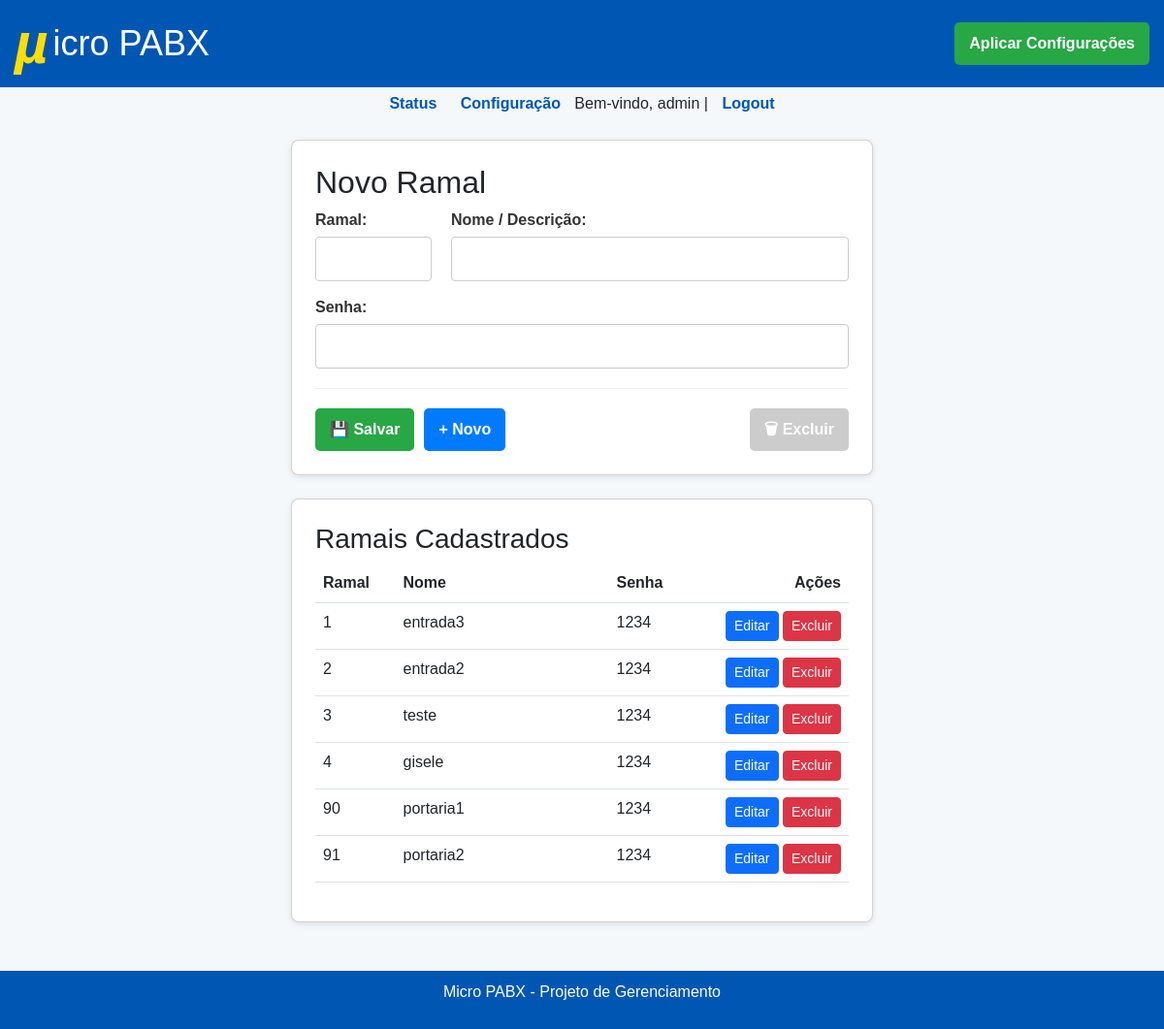
The page /config/ramal (signed in) on the database as committed earlier.
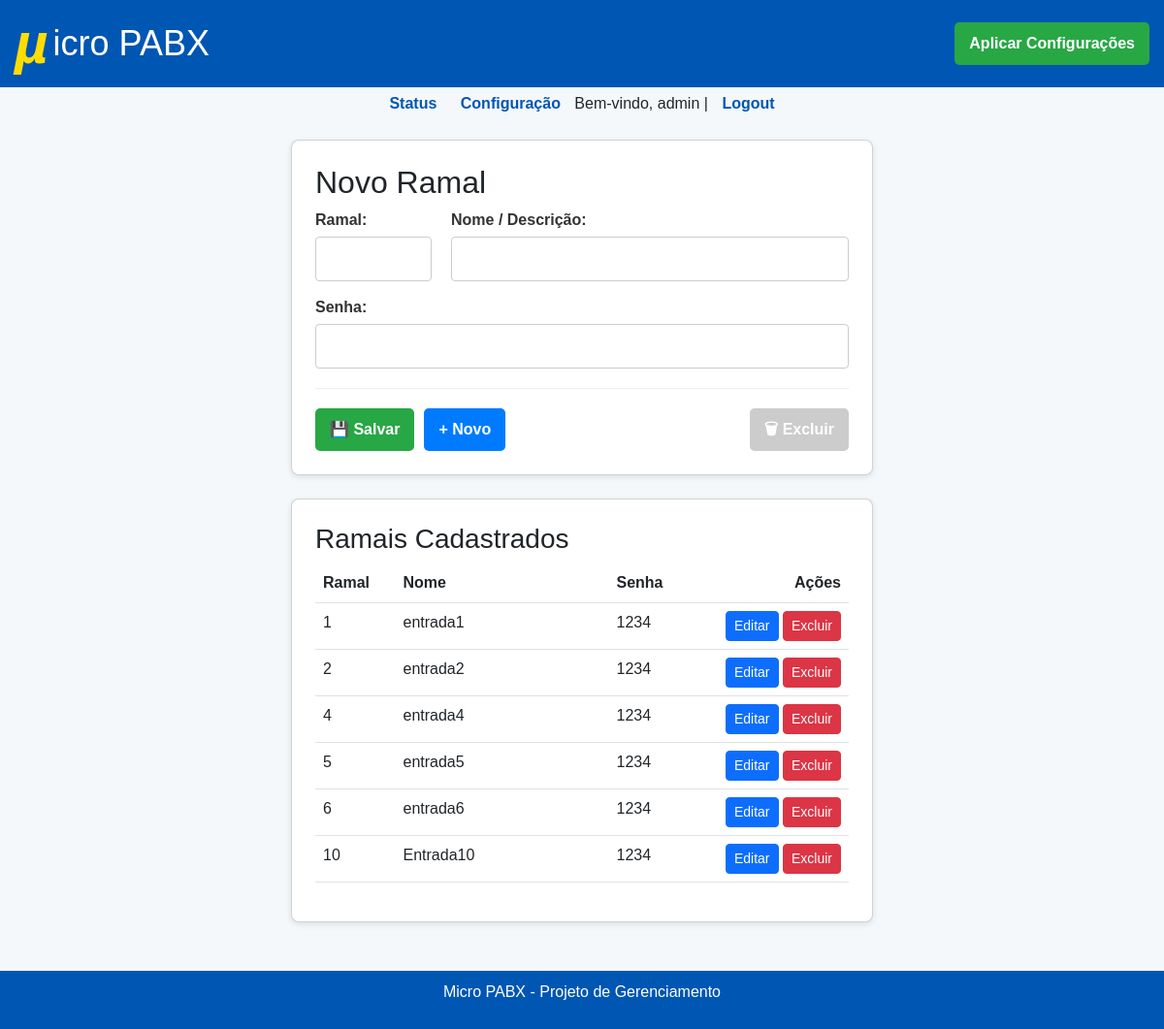
The same page on the database as committed later.
### tables this page shows
CREATE TABLE ramais (
                    id INTEGER PRIMARY KEY AUTOINCREMENT,
                    ramal INTEGER UNIQUE NOT NULL,
                    nome TEXT NOT NULL,
                    senha TEXT NOT NULL,
                    contexto TEXT DEFAULT 'interno'
                );

### blueprints/pabx.py (the view, shortened to what this page needs)
@pabx_bp.route("/ramal", methods=["GET", "POST"])
@login_required
def cadastro_ramal():
    ramais = get_ramais()
    return render_template("config_ramais.html", ramais=ramais)

### auth.py (called while the page is built)
def login_required(f):
    @wraps(f)
    def decorated_function(*args, **kwargs):
        if not session.get("user"):
            flash("Você precisa estar logado para acessar esta página.", "warning")
            return redirect(url_for("auth.login")) # Rota de login agora está no blueprint 'auth'
        return f(*args, **kwargs)
    return decorated_function

### database.py (called while the page is built)
def get_db():
    conn = sqlite3.connect(DB_PATH)
    conn.row_factory = sqlite3.Row
    return conn

def get_ramais():
    conn = get_db()
    ramais_raw = conn.execute("SELECT id, ramal, nome, senha, contexto FROM ramais order by ramal").fetchall()
    ramais = []
    for r in ramais_raw:
        ramais.append({
            "id": r["id"],
            "ramal": r["ramal"],
            "nome": r["nome"],
            "senha": r["senha"],
            "contexto": r["contexto"]
        })
    conn.close()
    return ramais

### templates/config_ramais.html (shortened to what this page needs)
{% extends "base.html" %}
{% block content %}
<div class="card p-4">
    <h2 id="form-title">Novo Ramal</h2>
    <form method="POST" id="form-ramal" action="{{ url_for('pabx.cadastro_ramal') }}">
        <div class="form-row">
            <div class="form-group" style="flex-basis: 120px; flex-grow: 0;">
                <label for="ramal">Ramal:</label>
                <input type="number" name="ramal" id="ramal" required>
            </div>
            <div class="form-group">
                <label for="nome">Nome / Descrição:</label>
                <input type="text" name="nome" id="nome" required>
            </div>
        </div>
        <div class="form-row">
            <div class="form-group">
                <label for="senha">Senha:</label>
                <input type="text" name="senha" id="senha" required>
            </div>
        </div>
        <div class="form-actions">
            <button type="submit" class="btn-save">&#128190; Salvar</button>
            <button type="button" class="btn-new" onclick="resetForm()">&#43; Novo</button>
            <button type="button" class="btn-delete" id="btn-delete" onclick="excluirRamal()" disabled>&#128465; Excluir</button>
        </div>
    </form>
</div>
<div class="card p-4 mt-4">
    <h3>Ramais Cadastrados</h3>
    {% if ramais %}
        <table class="table">
            <thead>
                <tr>
                    <th style="width: 15%;">Ramal</th>
                    <th style="width: 40%;">Nome</th>
                    <th style="width: 20%;">Senha</th>
                    <th style="width: 25%;">Ações</th>
                </tr>
            </thead>
            <tbody>
                {% for r in ramais %}
                <tr>
                    <td>{{ r.ramal }}</td>
                    <td>{{ r.nome }}</td>
                    <td>{{ r.senha }}</td>
                    <td>
                        <button class="btn btn-sm btn-primary" onclick="selecionarRamalTabela('{{ r.id }}','{{ r.ramal }}','{{ r.nome }}','{{ r.senha }}')">Editar</button>
                        <button class="btn btn-sm btn-danger" onclick="excluirRamalDireto('{{ r.id }}','{{ r.ramal }}')">Excluir</button>
                    </td>
                </tr>
                {% endfor %}
            </tbody>
        </table>
    {% else %}
        <p>Nenhum ramal cadastrado.</p>
    {% endif %}
</div>
{% endblock %}

### templates/base.html (shortened to what this page needs)
<!DOCTYPE html>
<html lang="pt-BR">
<head>
    <link href="https://cdn.jsdelivr.net/npm/bootstrap@5.3.0/dist/css/bootstrap.min.css" rel="stylesheet">
    <link rel="stylesheet" href="https://cdnjs.cloudflare.com/ajax/libs/font-awesome/6.0.0-beta3/css/all.min.css">
</head>
<body>
    <header>
        <h1><span>&#181;</span>icro PABX</h1>
        <form action="{{ url_for('main.reload') }}" method="POST" style="display: inline;">
            <button type="submit">Aplicar Configurações</button>
        </form>
    </header>
    <nav>
        <a href="{{ url_for('main.index') }}">Status</a>
        <a href="{{ url_for('pabx.config_pabx') }}">Configuração</a>
        {% if session.get('user') %}
            <span>Bem-vindo, {{ session.get('user') }}</span>
        | <a href="{{ url_for('auth.logout') }}">Logout</a>
        {% endif %}
    </nav>
    <div class="container">
        {% block content %}{% endblock %}
    </div>
    <footer>
        <p>Micro PABX - Projeto de Gerenciamento</p>
    </footer>
</body>
</html>

### templates/base.html (style rules this page uses)
body { font-family: Arial, sans-serif; background-color: #f4f8fb; margin: 0; padding: 0; }
header { background-color: #0056b3; color: white; padding: 15px; display: flex; justify-content: space-between; align-items: center; }
header h1 { font-size: 36px; color: white; margin: 0; display: flex; align-items: center; }
header h1 span { font-weight: bold; color: #ffdd00; font-size: 60px; font-style: italic; line-height: 1; margin-right: 5px; align-items: center; }
header form { margin: 0; }
header button { background-color: #28a745; color: white; border: none; padding: 10px 15px; border-radius: 5px; font-weight: bold; cursor: pointer; }
nav { margin: 5px; text-align: center; }
nav a { margin: 0 10px; text-decoration: none; color: #0056b3; font-weight: bold; }
.container { padding: 5px; }
.card { background: white; border-radius: 8px; padding: 20px; margin: 15px auto; max-width: 600px; box-shadow: 0 2px 6px rgba(0,0,0,0.1); }
footer { background-color: #0056b3; color: white; text-align: center; padding: 10px; margin-top: 30px; }

### templates/config_ramais.html (style rules this page uses)
.form-row { display: flex; gap: 20px; margin-bottom: 15px; }
.form-group { flex: 1; display: flex; flex-direction: column; }
.form-group label { font-weight: bold; margin-bottom: 5px; color: #333; }
.form-group input { width: 100%; padding: 10px; border: 1px solid #ccc; border-radius: 4px; }
.form-actions { display: flex; gap: 10px; margin-top: 20px; padding-top: 20px; border-top: 1px solid #eee; }
.form-actions button { padding: 10px 15px; border: none; border-radius: 5px; font-weight: bold; cursor: pointer; display: inline-flex; align-items: center; gap: 5px; }
.btn-save { background-color: #28a745; color: white; }
.btn-new { background-color: #007bff; color: white; }
.btn-delete { background-color: #dc3545; color: white; margin-left: auto; }
.btn-delete:disabled { background-color: #ccc; cursor: not-allowed; }
.table th:last-child, .table td:last-child { text-align: right; }

Rows that differ between the two databases and show on the page:
removed ramais: ramal "91", nome "portaria2", senha "1234"
changed ramais: nome "entrada3" → "entrada1"
changed ramais: ramal "3" → "4"; nome "teste" → "entrada4"
changed ramais: ramal "4" → "5"; nome "gisele" → "entrada5"
added ramais: ramal "6", nome "entrada6", senha "1234"
changed ramais: ramal "90" → "10"; nome "portaria1" → "Entrada10"
